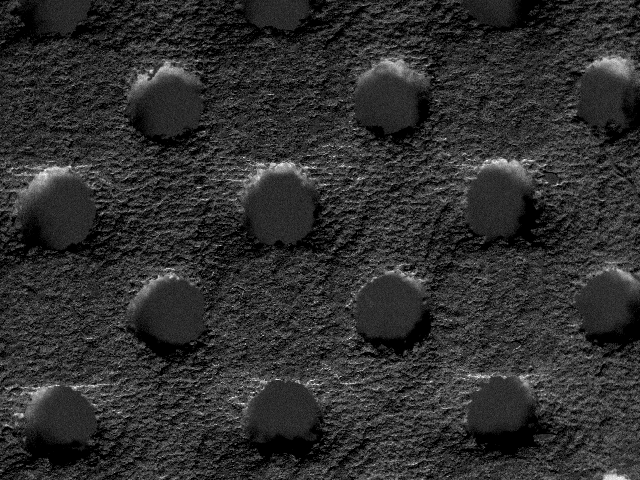
#> input picture imagenes/CIRC1_T.BMP, 640 x 480 px
$ python principal.py
#> lines starting #> are read from the running program, lines starting #| are printed output that depends on the picture
# -*- coding: utf-8 -*-
"""
Created on Fri Mar 15 10:55:10 2024

@author: Jorge
"""
import matplotlib
matplotlib.use('TkAgg')
import numpy as np
import matplotlib.pyplot as plt
from matplotlib import cm
# from mpl_toolkits.mplot3d import Axes3D
# from mpl_toolkits.axes_grid1.inset_locator import inset_axes
# from mpl_toolkits.axes_grid1 import make_axes_locatable
from scipy.ndimage import gaussian_filter
from scipy.signal import find_peaks
import cv2
from scipy.integrate import cumulative_trapezoid
from scipy.linalg import lstsq

from numpy.fft import fft2, fftshift, ifft2, ifftshift
from scipy.ndimage import gaussian_filter
from skimage.metrics import structural_similarity as ssim
from skimage.metrics import peak_signal_noise_ratio as psnr

class reco_superficie3d:
    def __init__(self,img_rutas,dpixel=1/251.8750):
        #le damos atributos de variables locales a nuestro objeto --> self

        self.img_ruta=img_rutas
        self.img_dict={}
        self.z=None # --> z es un atributo de nuestro objeto que calcularemos mas tarde, así nos curamos en salud con posibles errores si intentamos ver z antes de calcularlo
        self.dpixel=dpixel
        self.textura=None #lo mismo
        self.ruido=None

        'aplicamos nuestras cositass'
        self.upload_imagenes()  # Cargar las imágenes inmediatamente
#> in upload_imagenes, image is the input picture: shape (480, 640); min 0, max 255, mean 46.7
        # self.histogrameando()

        'filtros'
        # self.aplicar_ruido()
        # self.aplicar_filtro(ver=False)

        'transformada'
        # self.aplicar_fourier(ver=False)
        self.ecualizar()
#> the loop in ecualizar, `for key, image in self.img_dict.items():` made 5 passes
#> (key, contraste_original, entropia_original, contraste_ecualizado, entropia_ecualizada) on passes 1 to 5: ('top', 30.81, 6.58, 57.25, 7.45), ('bottom', 35.88, 7.05, 56.97, 7.8), ('left', 32.84, 6.92, 56.93, 7.74), ('right', 33.15, 6.92, 56.72, 7.75), ('textura', 33.15, 6.92, 56.72, 7.75)
#> (printed output is left out)
#> pass 1, in ecualizar, `image_ecualizada = clahe.apply(image)`:
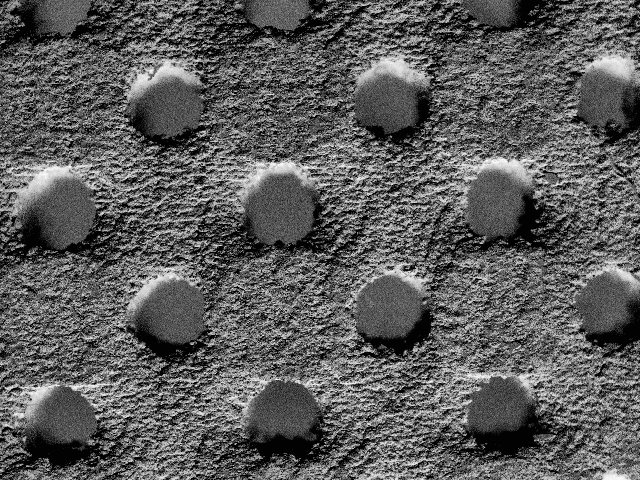
#> image_ecualizada: shape (480, 640); min 2, max 255, mean 92.5
#> after the loop in ecualizar, `for key, image in self.img_dict.items():`:
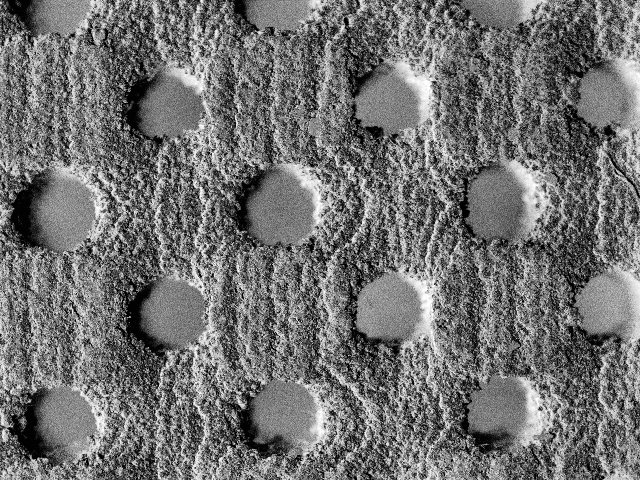
#> image_ecualizada: shape (480, 640); min 1, max 255, mean 112.9
#> after the loop in ecualizar, `for key, image in self.img_dict.items():`: contraste_ecualizado = 56.72; contraste_original = 33.15; entropia_ecualizada = 7.75; entropia_original = 6.92; self.img_dict = 5 items
        # [4 lines of commented-out code are left out]
        self.histogrameando()
#> the loop in histogrameando, `for i, (key,image) in enumerate(self.img_dict.items()):` made 5 passes
#> key on passes 1 to 5: 'top', 'bottom', 'left', 'right', 'textura'

    'Filtro gaussiano'
    # [31 lines left out: functions ver_ruido, aplicar_ver_ruido, aplicar_filtro, not called in this run]

    'Transformada de fourier'
    # [74 lines left out: functions aplicar_transformada_fourier, estimar_radio_filtro, aplicar_filtro_y_transformada_inversa, aplicar_fourier, not called in this run]

    def upload_imagenes(self): #self es nuestro objeto, instancia, lo llamamos en la funcion ya que img_ruta es un atributo de nuestro objeto!!
        for key,ruta in self.img_ruta.items():  #key:nombre , image: ¡¡ojo!! son values e[0,255]

            if key=='textura':
                textura=cv2.imread(ruta,cv2.IMREAD_COLOR)
                if textura is None: #si imread no funciono, a textura le da el valor de None
                    print(f' La imagen de textura "{ruta}" no se pudo cargar. Verifica la ruta.')
                    continue  #salta  siguiente ítem del bucle si no se cargo bien la tal
                self.textura=cv2.cvtColor(textura, cv2.COLOR_BGR2RGB)

            else:
                image=cv2.imread(ruta,cv2.IMREAD_GRAYSCALE)
                # print(image.dtype)
                if image is None:
                    raise ValueError(f'La imagen {key} no se pudo cargar. Mira a ver que estén bien las rutas...')

            # self.img_dict[key]=image.astype(np.float32) #Vamos a necesitar coma flotante 32 bits para no perder informacion (cv.im... lee en 8 bits)
            self.img_dict[key]=image

    'metodo de aplanacion mediante minimos cuadrdados'
    # [67 lines left out: functions obtener_numero_condicion, evaluar_ajuste_plano, aplanacion, aplanar, not called in this run]

    def integracion(self,c,d,z0,eps=1e-5):

        # [4 lines of commented-out code are left out]

#> called with c = 1, d = 1, z0 = 0, eps = 1e-05
        i_a=self.img_dict['right'].astype(np.float32)
        # print(i_a.dtype)
        i_b=self.img_dict['left'].astype(np.float32)
        i_c=self.img_dict['top'].astype(np.float32)
        i_d=self.img_dict['bottom'].astype(np.float32)


        #restriingimos la division por cero para uqe no nos salte ningun error
        s_dx=(i_a-i_b)/np.clip(i_a+i_b,eps,np.inf)
        s_dy=(i_d-i_c)/np.clip(i_c+i_d,eps,np.inf)

        # [6 lines of commented-out code are left out]
        z_x = cumulative_trapezoid(s_dx * c / d, dx=self.dpixel, axis=1, initial=z0)
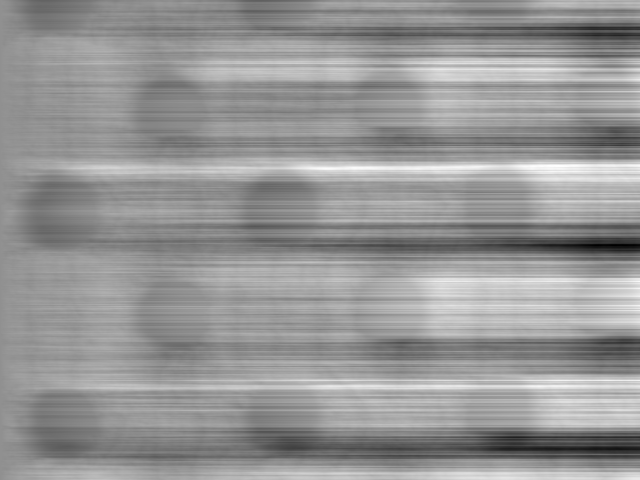
#> z_x: shape (480, 640) float32; min -0.386, max 0.293, mean 0.0138; drawn with min black and max white
        z_y = cumulative_trapezoid(s_dy * c / d, dx=self.dpixel, axis=0, initial=z0)
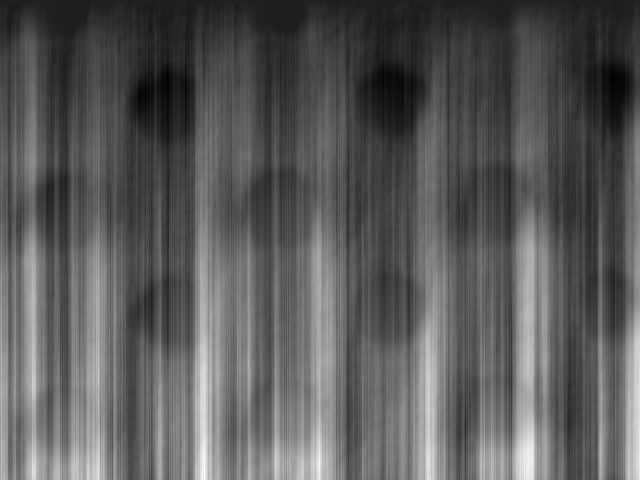
#> z_y: shape (480, 640) float32; min -0.0796, max 0.559, mean 0.147; drawn with min black and max white

        self.z=z_x+z_y #ahora self.z ya no es None
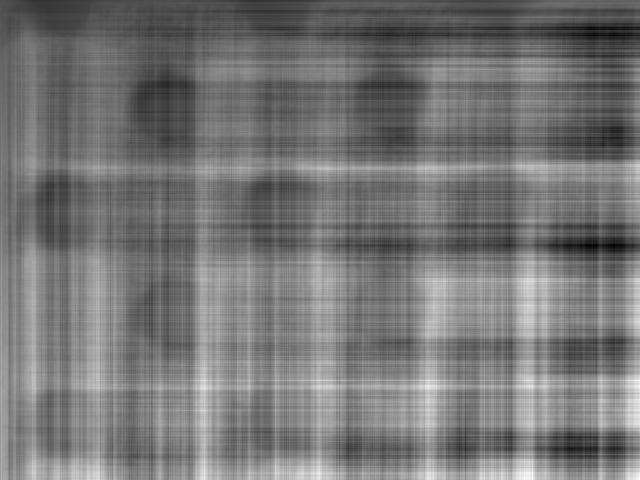
#> self.z: shape (480, 640) float32; min -0.339, max 0.741, mean 0.161; drawn with min black and max white
        # [6 lines of commented-out code are left out]
    def plot_superficie(self, ver_textura=True):
        # plt.ion()

#> called with ver_textura = True
        x,y=np.meshgrid(np.arange(self.z.shape[1]),np.arange(self.z.shape[0]))

        #primera figura
        sin_textura=plt.figure()
        axis_1=sin_textura.add_subplot(111,projection='3d')
        axis_1.plot_surface(x*self.dpixel, y*self.dpixel,self.z, cmap='viridis')

        axis_1.set_title('Topografia sin textura')
        axis_1.set_xlabel('X (mm)')
        axis_1.set_ylabel('Y (mm)')
        axis_1.set_zlabel('Z (altura en mm)')

        mappable = cm.ScalarMappable(cmap=cm.viridis)
        mappable.set_array(self.z)
        plt.colorbar(mappable, ax=axis_1, orientation='vertical', label='Altura (mm)',shrink=0.5,pad=0.2)

        if ver_textura and self.textura is not None:

            con_textura=plt.figure()
            axis_2=con_textura.add_subplot(111,projection='3d')

            if self.textura.shape[0] !=self.z.shape[0] or self.textura.shape[1] !=self.z.shape[1]:
                print(f'La forma de la imagen es: {self.textura.shape}')
                print(f'La forma de la funcion es: {self.z.shape}')
#| La forma de la funcion es: (480, 640)
                self.textura=cv2.resize(self.textura,(self.z.shape[1],self.z.shape[0]))
                print('Hemos tenido que reajustar la dimension de la textura por que no coincidia, mira a ver que todo ande bien...')

            else: None

            axis_2.plot_surface(x*self.dpixel, y*self.dpixel, self.z, facecolors=self.textura/255.0, shade=False)

            axis_2.set_title('Topografia con textura')
            axis_2.set_xlabel('X (um)')
            axis_2.set_ylabel('Y (um)')
            axis_2.set_zlabel('Z (altura en um)')

            mappable_gray = cm.ScalarMappable(cmap=cm.gray)
            mappable_gray.set_array(self.textura)
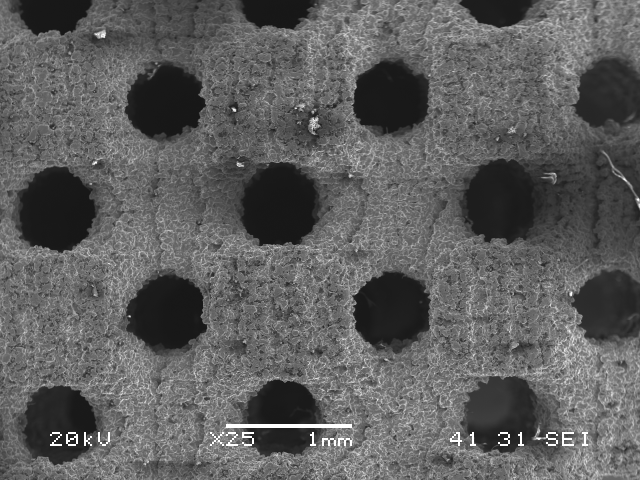
#> self.textura: shape (480, 640, 3); min 23, max 255, mean 94
            plt.colorbar(mappable_gray, ax=axis_2, orientation='vertical', label='Intensidad', shrink=0.5, pad=0.2)

            plt.show()
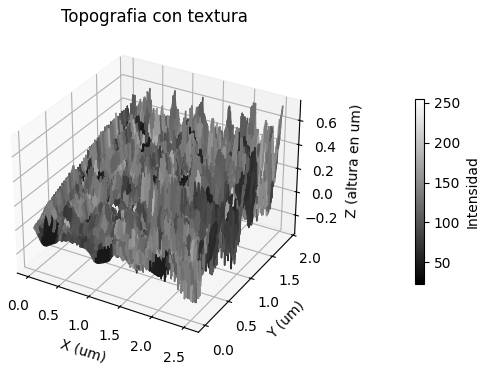
#> figure drawn by matplotlib, 2 panels

    # [79 lines left out: functions contornear_x, pilacontornos_x, not called in this run]

    def histogrameando(self):

        histo_canva=plt.figure(figsize=(10,20))

        for i, (key,image) in enumerate(self.img_dict.items()):
            # if i<4:
            if key != 'textura':
                ax_img=histo_canva.add_subplot(4,2,2*i+1)
                imagen=ax_img.imshow(image,cmap='gray')
                ax_img.set_title(f'imagen {key}')
                ax_img.axis('off')

                ax_hist=histo_canva.add_subplot(4,2,2*i+2)
                hist=ax_hist.hist(image.ravel(),bins=256,range=[1,256],color='gray',alpha=0.75)
                ax_hist.set_title(f'histograma imagen {key}')
            else: break

        # histo_canva.tight_layout()
        plt.subplots_adjust(left=0.1,right=0.9,top=0.9,bottom=0.1,hspace=0.4,wspace=0.3)
        plt.show()

    # [18 lines of commented-out code are left out]

    def calcular_contraste(self, image):
        return np.std(image)

    def calcular_entropia(self, image):
        hist, _ = np.histogram(image.flatten(), bins=256, range=[0, 256])
        hist_norm = hist / hist.sum()
        entropia = -np.sum(
            hist_norm * np.log2(hist_norm + np.finfo(float).eps))  # np.finfo(float).eps para evitar log(0)
        return entropia

    def ecualizar(self):
        for key, image in self.img_dict.items():
            # Verificar si la imagen está en escala de grises
            if image.ndim == 2 or image.shape[2] == 1:
                print(f"Procesando imagen {key}")

                # Calcular contraste y entropía originales
                contraste_original = self.calcular_contraste(image)
                entropia_original = self.calcular_entropia(image)

                # Normalización previa si es necesario
                if image.dtype != np.uint8:
                    image = cv2.normalize(image, None, alpha=0, beta=255, norm_type=cv2.NORM_MINMAX)
                    image = image.astype(np.uint8)

                # Aplicar CLAHE
                clahe = cv2.createCLAHE(clipLimit=2.0, tileGridSize=(8, 8))
                image_ecualizada = clahe.apply(image)

                # Calcular contraste y entropía después de la ecualización
                contraste_ecualizado = self.calcular_contraste(image_ecualizada)
                entropia_ecualizada = self.calcular_entropia(image_ecualizada)

                # Actualizar la imagen en el diccionario
                self.img_dict[key] = image_ecualizada

                # Imprimir mejoras
                print(f"Imagen {key} - Mejora de Contraste: {contraste_ecualizado - contraste_original}")
                print(f"Imagen {key} - Mejora de Entropía: {entropia_ecualizada - entropia_original}")
            else:
                print(f"La imagen {key} no está en escala de grises y no se puede ecualizar.")

# img_rutas = {'top': 'imagenes/SENOS1-T.BMP','bottom': 'imagenes/SENOS1-B.BMP','left': 'imagenes/SENOS1-L.BMP','right': 'imagenes/SENOS1-R.BMP','textura': 'imagenes/SENOS1-S.BMP'}
img_rutas = {'top': 'imagenes/CIRC1_T.BMP','bottom': 'imagenes/CIRC1_B.BMP','left': 'imagenes/CIRC1_L.BMP','right': 'imagenes/CIRC1_R.BMP','textura': 'imagenes/CIRC1.BMP'}

# img_rutas = {'top': 'imagenes/RUEDA1_T.BMP','bottom': 'imagenes/RUEDA1_B.BMP','left': 'imagenes/RUEDA1_L.BMP','right': 'imagenes/RUEDA1_R.BMP','textura': 'imagenes/RUEDA1_S.BMP'}
# img_rutas = {'top': 'imagenes/RUEDA3_T.BMP','bottom': 'imagenes/RUEDA3_B.BMP','left': 'imagenes/RUEDA3_L.BMP','right': 'imagenes/RUEDA3_R.BMP','textura': 'imagenes/RUEDA3.BMP'}

mi_superficie = reco_superficie3d(img_rutas)

mi_superficie.integracion(c=1, d=1, z0=0)


mi_superficie.plot_superficie(ver_textura=True)

# mi_superficie.contornear_x(20)


# mi_superficie.pilacontornos_x(20)


'''
Verificación del Proceso de Aplanamiento: asegurarme de que
 el aplanamiento elimina correctamente las inclinaciones de la
 imagen sin afectar la altura real de las características q me importan de verdad --> como hago esto?
'''
